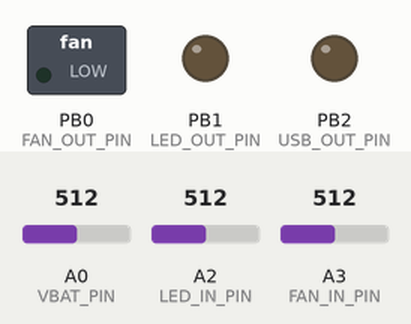
Recording of a sketch running on a simulated ATtiny85, built with avr-gcc and run on an emulated ATtiny85. On the bench: switched loads named in the sketch (green lamp = pin HIGH), output pins drawn as LEDs (lit = HIGH). The test bench sets the inputs (shaded band); at power-on: A0 (VBAT_PIN) = 512, A2 (LED_IN_PIN) = 512, A3 (FAN_IN_PIN) = 512. Sleep ends after the set time or at an interrupt.

Above: at 8.9 s.
9.0 s: A0 (VBAT_PIN) set to 752
18.6 s: A0 (VBAT_PIN) set to 766
At 26.8 s:
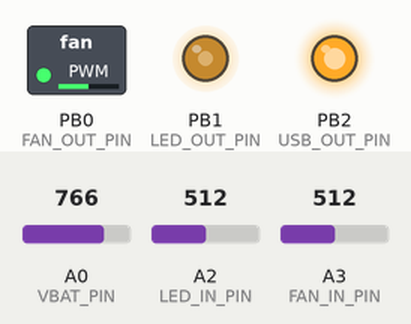
27.1 s: A2 (LED_IN_PIN) set to 716
At 28.0 s:
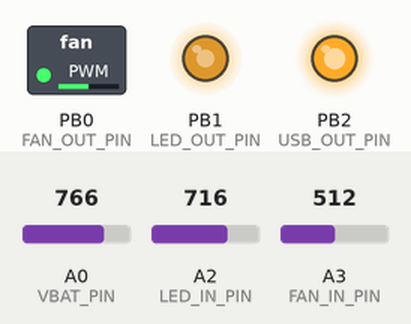
35.2 s: A3 (FAN_IN_PIN) set to 716
At 36.5 s:
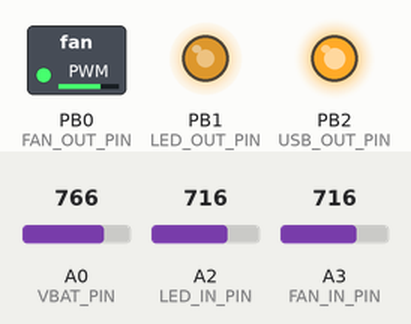
43.3 s: A2 (LED_IN_PIN) set to 900
At 45.1 s:
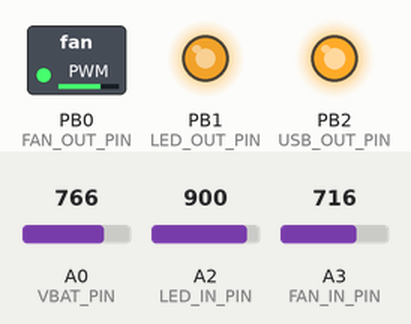
51.4 s: A3 (FAN_IN_PIN) set to 900
At 53.6 s:
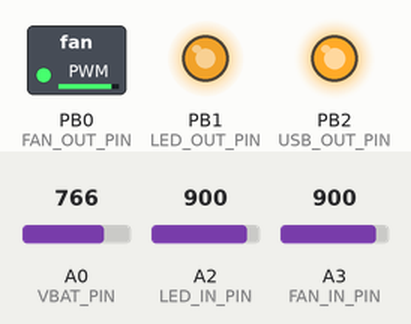
Timing chart, 0 to 55.1 s (numbered marks = the images above; inputs shaded):
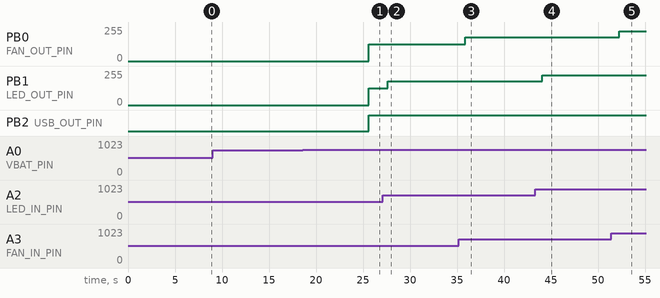

The sketch:

solar-fan.ino
```cpp
#include <avr/sleep.h>
#include <avr/wdt.h>
#include <avr/power.h>

// hardware definitions
#define VBAT_PIN      A0              // also reset pin
#define VBAT_SLOPE    3.24889         // x/1e3 = (y - x)/2.2e3 + (5 - x)/45e3
#define VBAT_OFFSET   -0.244444
#define VBAT_MIN      10.8f
#define VBAT_NOM      11.8f           // should be greater than VBAT_MIN
#define FAN_IN_PIN    A3
#define FAN_OUT_PIN   0
#define LED_IN_PIN    A2
#define LED_OUT_PIN   1
#define USB_OUT_PIN   2

// system states
enum {RUN, LOWBAT};

// global vars
float vbat;
unsigned fan_in, led_in, fan_out, led_out, usb_out, state;

/***************************************************************************
 * watchdog timer isr
 **************************************************************************/
ISR(WDT_vect) {
}

/***************************************************************************
 * setup
 **************************************************************************/
void setup() {
  // set tmr0 pwm frequency to 8e6/2^8/psc
  TCCR0B &= ~(_BV(CS01) | _BV(CS02));
  TCCR0B |= _BV(CS00);

  // disable tim0 interrupts
  TIMSK &= ~(_BV(OCIE0A) | _BV(OCIE0B) | _BV(TOIE0));

  // usb out pin setup
  pinMode(USB_OUT_PIN, OUTPUT);

  // disable outputs
  analogWrite(FAN_OUT_PIN, 0);
  analogWrite(LED_OUT_PIN, 0);
  digitalWrite(USB_OUT_PIN, LOW);

  // go to run
  state = RUN;
}

/***************************************************************************u
 * loop
 **************************************************************************/
void loop() {
  // read inputs
  vbat = ((float)analogRead(VBAT_PIN)*5.0f/1023.0f)*VBAT_SLOPE + VBAT_OFFSET;
  fan_in = analogRead(FAN_IN_PIN);
  led_in = analogRead(LED_IN_PIN);

  /*// map inputs to outputs
  fan_out = map(fan_in, 0, 1023, 0, 255);
  led_out = map(led_in, 0, 1023, 0, 255);
  usb_out = HIGH;

  // write outputs
  analogWrite(FAN_OUT_PIN, fan_out);
  analogWrite(LED_OUT_PIN, led_out);
  digitalWrite(USB_OUT_PIN, usb_out);

  // idle for a bit
  sleep_system(SLEEP_MODE_IDLE, WDTO_1S);
  //delay(1000);*/

  switch (state) {
    case (RUN):
      // check if vbat below min voltage threshold
      if (vbat < VBAT_MIN) {
        // set outputs
        fan_out = led_out = 0;
        usb_out = LOW;

        // disable outputs
        analogWrite(FAN_OUT_PIN, fan_out);
        analogWrite(LED_OUT_PIN, led_out);
        digitalWrite(USB_OUT_PIN, usb_out);

        // set state
        state = LOWBAT;

        // sleep for a while
        sleep_system(SLEEP_MODE_PWR_DOWN, WDTO_8S);
      }
      else {
        // map inputs to outputs
        fan_out = map(fan_in, 0, 1023, 0, 255);
        led_out = map(led_in, 0, 1023, 0, 255);
        usb_out = HIGH;

        // write outputs
        analogWrite(FAN_OUT_PIN, fan_out);
        analogWrite(LED_OUT_PIN, led_out);
        digitalWrite(USB_OUT_PIN, usb_out);

        // idle for a bit
        //delay(100);
        sleep_system(SLEEP_MODE_IDLE, WDTO_1S);
      }
      break;
    case (LOWBAT):
      // back to run if vbat nominal
      if (vbat >= VBAT_NOM) {
        state = RUN;

        // idle for a bit
        //delay(100);
        sleep_system(SLEEP_MODE_IDLE, WDTO_1S);
      }
      // otherwise sleep again
      else sleep_system(SLEEP_MODE_PWR_DOWN, WDTO_8S);
      break;
    default:
      state = RUN;
      break;
  }
}

/***************************************************************************
 * sleep system
 **************************************************************************/
void sleep_system(unsigned mode, unsigned wdto) {
  // disable peripherals
  power_timer1_disable();
  power_adc_disable();

  // set sleep mode
  set_sleep_mode(mode);
  sleep_enable();

  // set watchdog and sleep
  setup_watchdog(wdto);
  sleep_mode();

  // zzzzz... (sleeping here)

  // disable sleep
  sleep_disable();

  // enable peripherals
  power_adc_enable();
  power_timer1_enable();
}

/***************************************************************************
 * watchdog setup
 **************************************************************************/
void setup_watchdog(unsigned wdto) {
  // Limit incoming amount to legal settings
  if (wdto > WDTO_8S) wdto = WDTO_8S;

  // Set the special 5th bit if necessary
  byte bb = wdto & 0x07;
  if (wdto > 7) bb |= (1 << 5);

  MCUSR &= ~(1 << WDRF);              // Clear the watchdog reset
  WDTCR |= (1 << WDCE) | (1 << WDE);  // Set WD_change enable, set WD enable
  WDTCR = bb;                         // Set new watchdog timeout value
  WDTCR |= _BV(WDIE);                 // Set the interrupt enable, this will keep unit from resetting after each int
}
```

Measured:
- the behaviour switches between 758 and 759 on A0 (VBAT_PIN) (found by bisection; images 0 and 1)
- after the input at 9.0 s, every drawn part: stays the same
- after the input at 18.6 s, PB0 (FAN_OUT_PIN), PB1 (LED_OUT_PIN): 0/255 → 127/255 after 7.0 s; PB2 (USB_OUT_PIN): LOW → HIGH after 7.0 s
- after the input at 27.1 s, PB1 (LED_OUT_PIN): 127/255 → 178/255 after 0.55 s
- after the input at 35.2 s, PB0 (FAN_OUT_PIN): 127/255 → 178/255 after 0.65 s
- after the input at 43.3 s, PB1 (LED_OUT_PIN): 178/255 → 224/255 after 0.75 s
- after the input at 51.4 s, PB0 (FAN_OUT_PIN): 178/255 → 224/255 after 0.85 s
